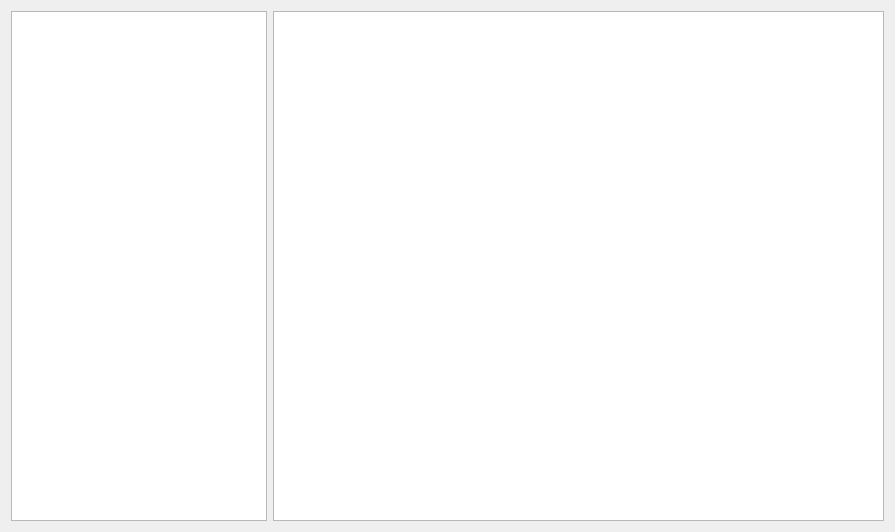
<?xml version="1.0" encoding="UTF-8"?>
<ui version="4.0">
 <class>HelpIDEWidget</class>
 <widget class="QWidget" name="HelpIDEWidget">
  <property name="geometry">
   <rect>
    <x>0</x>
    <y>0</y>
    <width>895</width>
    <height>532</height>
   </rect>
  </property>
  <property name="windowTitle">
   <string>Form</string>
  </property>
  <layout class="QHBoxLayout" name="horizontalLayout" stretch="0,2">
   <item>
    <widget class="QListView" name="listView">
     <property name="editTriggers">
      <set>QAbstractItemView::NoEditTriggers</set>
     </property>
    </widget>
   </item>
   <item>
    <widget class="QTextBrowser" name="textBrowser"/>
   </item>
  </layout>
 </widget>
 <resources/>
 <connections/>
</ui>
